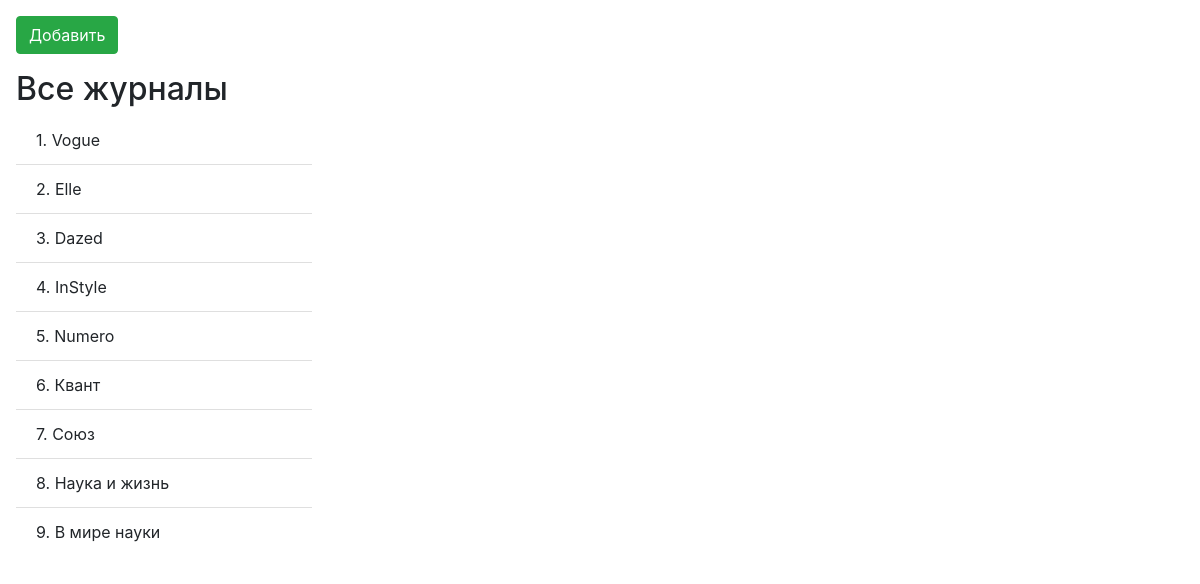
The app's page /lab4/index.php with its own data.
### tables this page shows
CREATE TABLE `journals` (
  `Id` int NOT NULL AUTO_INCREMENT,
  `JournalName` varchar(40) NOT NULL,
  PRIMARY KEY (`Id`)
);

### lab4/index.php (the view, shortened to what this page needs)
<?php
$config = require 'db.php';
$db= new PDO('mysql:host='.$config['host'].';dbname='.$config['dbname'], $config['username'], $config['password']);
$result = $db->query("SELECT * FROM Journals")->fetchAll();
?>
<head>
    <link rel="stylesheet" href="styles/main.css">
    <link rel="stylesheet" href="https://stackpath.bootstrapcdn.com/bootstrap/4.3.1/css/bootstrap.min.css">
</head>
<div class="ml-3 mt-3">
    <form action="add.php" method="post">
        <button type="submit" class="btn btn-success"> Добавить </button>
    </form>
<?php
$i = 1;
echo '<h2> Все журналы </h2>';
echo '<div class="list"><ul class="list-group list-group-flush w-25">';
foreach ($result as $journal){
    echo '<li class="list-group-item">'. $i++ . '. ' . $journal["JournalName"] .'</li>';
}
echo '</ul></div></div>';

### records on screen
journals: JournalName "Vogue"
journals: JournalName "Elle"
journals: JournalName "Dazed"
journals: JournalName "InStyle"
journals: JournalName "Numero"
journals: JournalName "Квант"
journals: JournalName "Союз"
journals: JournalName "Наука и жизнь"
journals: JournalName "В мире науки"
